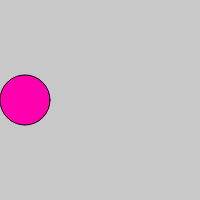
Frame 1 (no input)
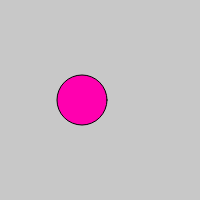
Frame 60 (no input)
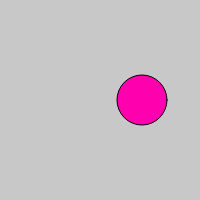
Frame 120 (the mouse pressed at the canvas centre since frame 60)

The p5.js sketch that drew these frames (run headless with seeded random() and noise() and a simulated clock; from frame 60 on, the mouse is pressed at the canvas centre):

// p5.js sketch
// ── sketch.js
let bg_color = 200;
let a_width = 50;
let s_x = 50;
let a_crawl = true;
let a_step = -1;

function setup() {
  createCanvas(200, 200);

  build_ui();
}

function draw() {
  background(bg_color);

  fill(255, 0, 175);
  circle(s_x - 25, 100, a_width)

  if (a_crawl) {
    s_x += a_step;
    if (s_x > width || s_x < 50) {
      a_step = a_step * -1;
      // s_x += a_step;
    }
  }
}

// Connecting ui directly to variables.
//
function build_ui() {
  // Force DOM ui below canvas
  createP();

  let a_button2 = createButton('changeDirection');
  a_button2.mousePressed(function() {
    a_step = a_step * -1;
  });
  createP();

  let a_button = createButton('changeColor');
  a_button.mousePressed(function() {
    bg_color = random(255);
  });
  createP();

  // createSlider(min, max, [value], [step])
  let = a_slider = createSlider(0, 200, a_width);
  a_slider.input(function() {
    a_width = a_slider.value();
  });
  createP();

  // createCheckbox([label], [value])
  let a_check = createCheckbox('Crawl', a_crawl);
  a_check.changed(function() {
    a_crawl = this.checked();
  });
}

// TODO: Add variable and buttons for direction of circle
